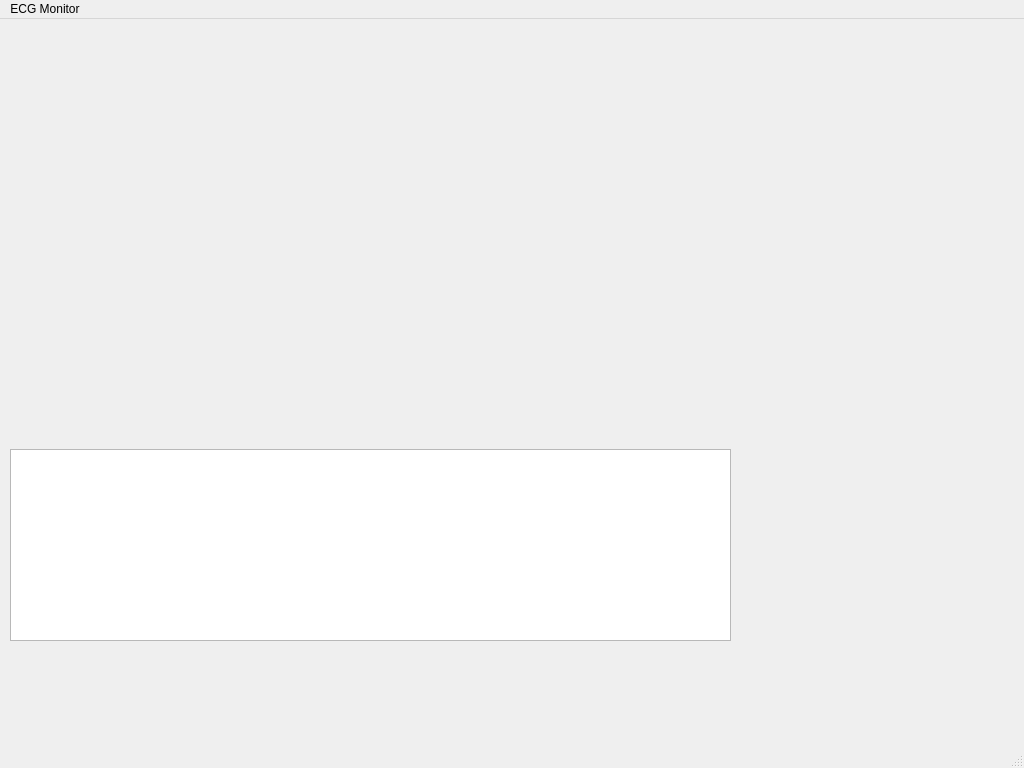
<?xml version="1.0" encoding="UTF-8"?>
<ui version="4.0">
 <class>MainWindow</class>
 <widget class="QMainWindow" name="MainWindow">
  <property name="geometry">
   <rect>
    <x>0</x>
    <y>0</y>
    <width>1024</width>
    <height>768</height>
   </rect>
  </property>
  <property name="minimumSize">
   <size>
    <width>1024</width>
    <height>768</height>
   </size>
  </property>
  <property name="windowTitle">
   <string>MainWindow</string>
  </property>
  <property name="toolButtonStyle">
   <enum>Qt::ToolButtonIconOnly</enum>
  </property>
  <property name="documentMode">
   <bool>false</bool>
  </property>
  <widget class="QWidget" name="centralwidget">
   <widget class="QTextBrowser" name="eventLog">
    <property name="geometry">
     <rect>
      <x>10</x>
      <y>430</y>
      <width>721</width>
      <height>192</height>
     </rect>
    </property>
   </widget>
   <widget class="QWidget" name="mplfigure" native="true">
    <property name="geometry">
     <rect>
      <x>10</x>
      <y>30</y>
      <width>1001</width>
      <height>384</height>
     </rect>
    </property>
    <property name="minimumSize">
     <size>
      <width>512</width>
      <height>384</height>
     </size>
    </property>
   </widget>
   <widget class="QLabel" name="pulse">
    <property name="geometry">
     <rect>
      <x>270</x>
      <y>450</y>
      <width>161</width>
      <height>61</height>
     </rect>
    </property>
    <property name="text">
     <string/>
    </property>
   </widget>
   <widget class="QLabel" name="pulse_2">
    <property name="geometry">
     <rect>
      <x>270</x>
      <y>540</y>
      <width>181</width>
      <height>71</height>
     </rect>
    </property>
    <property name="text">
     <string/>
    </property>
   </widget>
  </widget>
  <widget class="QMenuBar" name="menubar">
   <property name="geometry">
    <rect>
     <x>0</x>
     <y>0</y>
     <width>1024</width>
     <height>27</height>
    </rect>
   </property>
   <widget class="QMenu" name="menuECG_Monitor">
    <property name="title">
     <string>ECG Monitor</string>
    </property>
    <addaction name="actionBluetooth_Starte"/>
    <addaction name="actionDaten_Transfer_starten"/>
    <addaction name="actionPause"/>
    <addaction name="actionDaten_Aufzeichnen"/>
    <addaction name="actionBeenden"/>
   </widget>
   <addaction name="menuECG_Monitor"/>
  </widget>
  <widget class="QStatusBar" name="statusbar"/>
  <action name="actionBluetooth_Starte">
   <property name="checkable">
    <bool>true</bool>
   </property>
   <property name="text">
    <string>Bluetooth Starten</string>
   </property>
  </action>
  <action name="actionDaten_Transfer_starten">
   <property name="checkable">
    <bool>true</bool>
   </property>
   <property name="text">
    <string>Daten Transfer starten</string>
   </property>
  </action>
  <action name="actionBeenden">
   <property name="text">
    <string>Beenden</string>
   </property>
  </action>
  <action name="actionPause">
   <property name="checkable">
    <bool>true</bool>
   </property>
   <property name="text">
    <string>Pause</string>
   </property>
  </action>
  <action name="actionDaten_Aufzeichnen">
   <property name="text">
    <string>Daten Aufzeichnen</string>
   </property>
  </action>
 </widget>
 <resources/>
 <connections/>
</ui>
